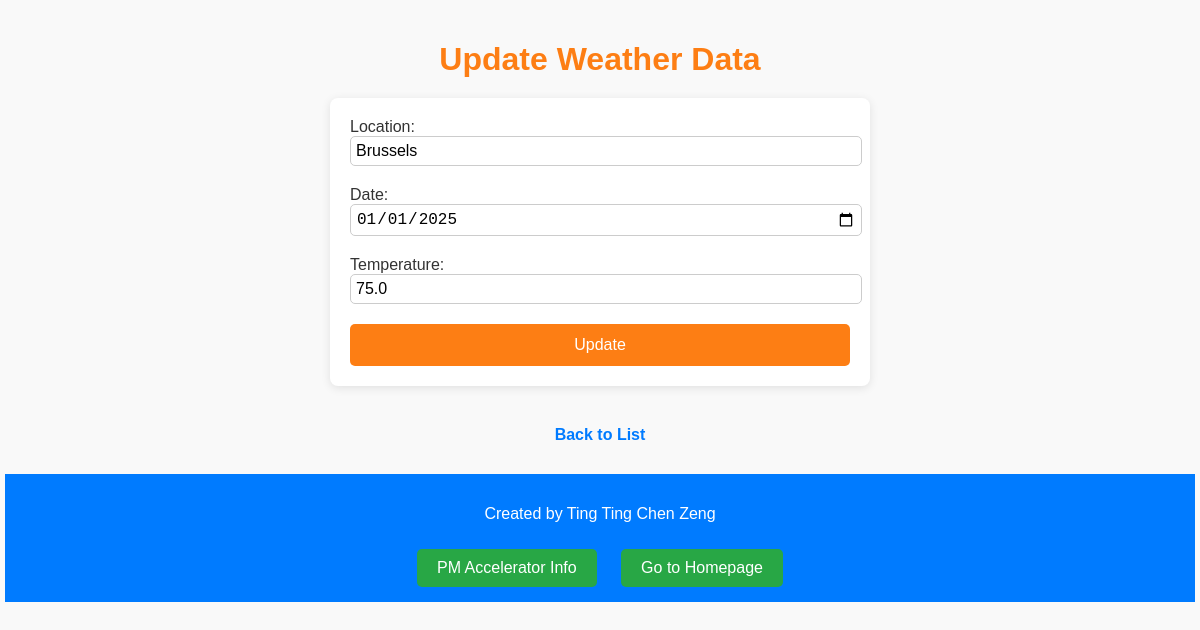
Screenshot of /update/6/ with the database file from the repository.
### weather/models.py (models this page shows, shortened)
class WeatherData(models.Model):
    location = models.CharField(max_length=255)
    date = models.DateField()
    temperature = models.FloatField()

### weather/views.py (the view, shortened to what this page needs)
# urls.py: path('update/<int:pk>/', views.update_weather_data, name='update_weather_data'),
def update_weather_data(request, pk):
    weather_data = get_object_or_404(WeatherData, pk=pk)
    return render(request, "update_weather.html", {"weather_data": weather_data})

### weather/templates/update_weather.html (shortened to what this page needs)
<!DOCTYPE html>
<html lang="en">
<head>
</head>
<body>
    <h1>Update Weather Data</h1>
    <form method="post">
        <label for="location">Location:</label>
        <input type="text" id="location" name="location" value="{{ weather_data.location }}" required>
        <label for="date">Date:</label>
        <input type="date" id="date" name="date" value="{{ weather_data.date|date:'Y-m-d' }}" required>
        <label for="temperature">Temperature:</label>
        <input type="number" step="0.1" id="temperature" name="temperature" value="{{ weather_data.temperature }}" required>
        <button type="submit">Update</button>
    </form>
    <div class="back-link">
        <a href="{% url 'list_weather' %}">Back to List</a>
    </div>
    <footer>
        <p>Created by Ting Ting Chen Zeng</p>
        <a href="https://www.linkedin.com/school/pmaccelerator/" target="_blank">
            <button>PM Accelerator Info</button>
        </a>
        <a href="/" class="home-link">
            <button>Go to Homepage</button>
        </a>
    </footer>
</body>
</html>

### weather/templates/update_weather.html (style rules this page uses)
body { font-family: 'Arial', sans-serif; background-color: #f9f9f9; margin: 0; padding: 20px; display: flex; flex-direction: column; align-items: center; }
h1 { color: #fd7e14; margin-bottom: 20px; }
form { background-color: white; padding: 20px; border-radius: 8px; box-shadow: 0 2px 10px rgba(0, 0, 0, 0.1); max-width: 500px; width: 100%; margin-bottom: 20px; }
label { font-size: 16px; margin-bottom: 5px; color: #333; }
input { width: 100%; padding: 5px; margin-bottom: 20px; border: 1px solid #ccc; border-radius: 5px; font-size: 16px; }
button { background-color: #fd7e14; color: white; padding: 12px 20px; border: none; cursor: pointer; font-size: 16px; border-radius: 5px; transition: background-color 0.3s ease; width: 100%; }
.back-link { display: block; text-align: center; margin-top: 20px; font-size: 16px; }
.back-link a { color: #007bff; text-decoration: none; font-weight: bold; }
footer { width: 100%; text-align: center; margin-top: 30px; padding: 15px; background-color: #007bff; color: white; }
footer a { text-decoration: none; color: white; margin: 10px; }
footer button { background-color: #28a745; padding: 10px 20px; font-size: 16px; color: white; border: none; border-radius: 5px; cursor: pointer; width: auto; margin-top: 10px; }

### rows the page displays
WeatherData: location "Brussels", date "01/01/2025", temperature "75.0"
